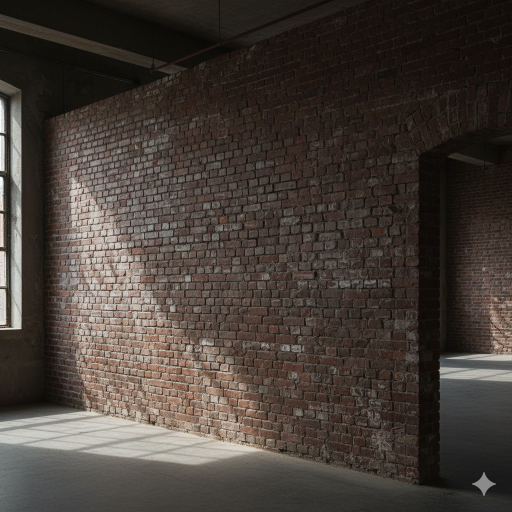
#> input picture taha's_individual/newfyp/test_full_wall.jpg, 1024 x 1024 px (shown at 1/2 size)
$ python -i wall_processing.py   (imports and definitions only)
#> lines starting #> are read from the running program, lines starting #| are printed output that depends on the picture; after the words box and inside, x2 and y2 are one past the last pixel; in counts of white or black regions, pixels touching at a corner belong together
#> further down, picture is the input picture: shape (1024, 1024, 3); mean B, G, R 55.6, 61.8, 69.7
"""
Wall processing service for corner detection, warping, and stylization.
"""
import cv2
import numpy as np
import os
from typing import List, Tuple, Dict, Any, Optional
from io import BytesIO
import logging

logger = logging.getLogger(__name__)

def auto_detect_corners(image: np.ndarray) -> Optional[List[List[float]]]:
    """
    Automatically detect the 4 corners of a wall in an image.
    Uses CamScanner-like logic: blur, edge detection, morphological operations.

    Args:
        image: OpenCV image (BGR format)

    Returns:
        List of 4 corner points [[x1, y1], [x2, y2], [x3, y3], [x4, y4]]
        Ordered as: Top-Left, Top-Right, Bottom-Right, Bottom-Left
    """
    # 1. Resize to a fixed manageable size (speeds up processing & reduces noise)
    target_height = 600
    h, w = image.shape[:2]
    scale = target_height / float(h)
    new_width = int(w * scale)
    img_w, img_h = new_width, target_height  # Store for later comparisons
    small_image = cv2.resize(image, (new_width, target_height))
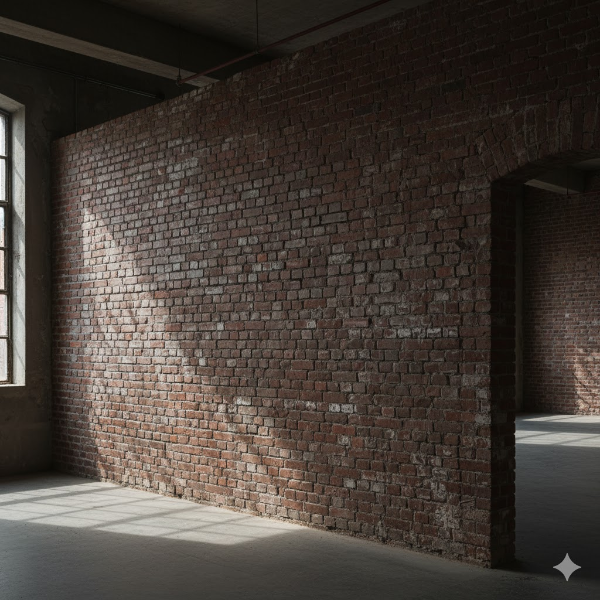
#> small_image: shape (600, 600, 3); mean B, G, R 55.4, 61.7, 69.6

    # 2. Pre-processing (The "Squint")
    gray = cv2.cvtColor(small_image, cv2.COLOR_BGR2GRAY)
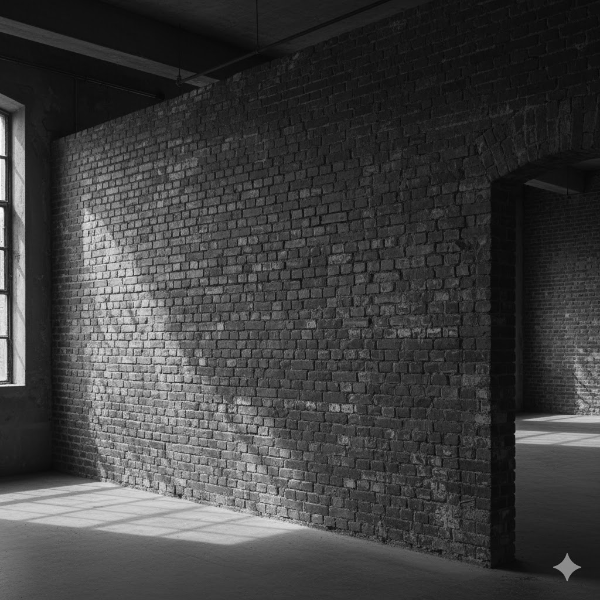
#> gray: shape (600, 600); min 6, max 254, mean 63.3

    # Moderate blur: preserve important edges while reducing noise
    blurred = cv2.GaussianBlur(gray, (7, 7), 0)

    # Canny Edge Detection
    # Use slightly higher thresholds to avoid excessive noisy edges
    low_thresh = 50
    high_thresh = 150
    edged = cv2.Canny(blurred, low_thresh, high_thresh)
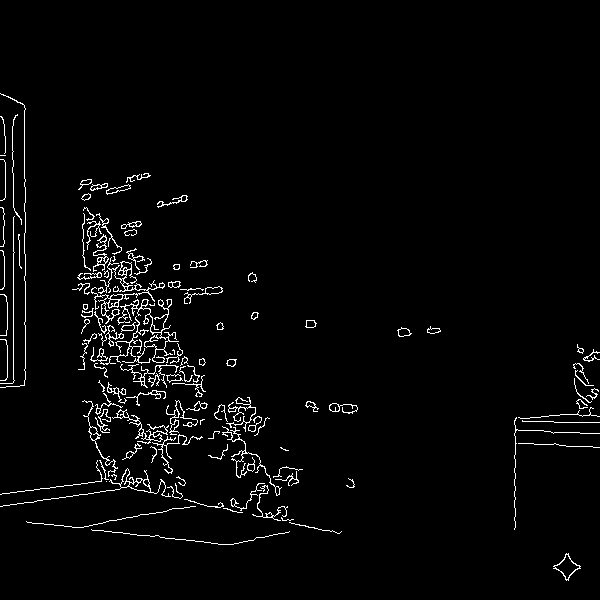
#> edged: shape (600, 600); 2.7% white in thin lines or dots, all inside (x1, y1, x2, y2) = (0, 93, 600, 581)

    # 3. Morphological Operations (The "Bridge")
    # Use a smaller kernel so we don't merge separate features unintentionally
    kernel = cv2.getStructuringElement(cv2.MORPH_RECT, (5, 5))
    closed = cv2.morphologyEx(edged, cv2.MORPH_CLOSE, kernel, iterations=2)
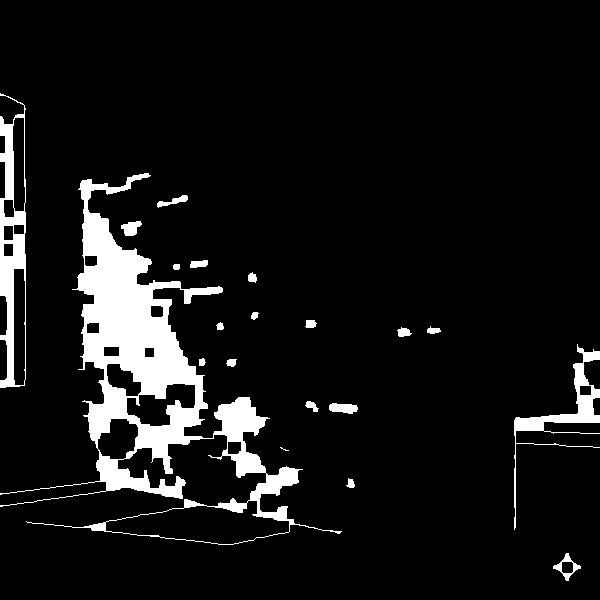
#> closed: shape (600, 600); 8.2% white; 20 white regions (1 under 20 px)

    # 4. Find Contours
    contours, _ = cv2.findContours(closed, cv2.RETR_EXTERNAL, cv2.CHAIN_APPROX_SIMPLE)
#> contours = 20 contours, 1 with area under 20; largest, box (x1, y1, x2, y2) and area: (0, 173, 342, 545) 29630, (0, 93, 26, 388) 5784, (514, 344, 600, 530) 1742, (553, 553, 581, 581) 302, (329, 403, 358, 414) 204

    # Sort by Area (Largest first)
    contours = sorted(contours, key=cv2.contourArea, reverse=True)
    logger.debug("Auto-Detect: Found %d contours", len(contours))

    best_quad_points = None

    for i, c in enumerate(contours[:8]):
        area = cv2.contourArea(c)
        logger.debug("Auto-Detect: Contour %d area=%d", i, int(area))

        # Filter: Must be at least 5% of the image (lowered from 10%)
        if area < (new_width * target_height) * 0.05:
            continue

        # Hull & Approx
        hull = cv2.convexHull(c)
        epsilon = 0.02 * cv2.arcLength(hull, True)
        approx = cv2.approxPolyDP(hull, epsilon, True)

        # We need exactly 4 points for the Perspective Transform
        if len(approx) == 4:
            points = approx.reshape(4, 2)
        else:
            # Fallback: Use bounding box
            x, y, w_box, h_box = cv2.boundingRect(hull)
            points = np.array([
                [x, y],
                [x + w_box, y],
                [x + w_box, y + h_box],
                [x, y + h_box]
            ], dtype="float32")

        # 5. Scale points back up to original image size
        points = points / scale

        # 6. Order points: TL, TR, BR, BL
        rect = np.zeros((4, 2), dtype="float32")
        s = points.sum(axis=1)
        rect[0] = points[np.argmin(s)]  # TL
        rect[2] = points[np.argmax(s)]  # BR

        diff = np.diff(points, axis=1)
        rect[1] = points[np.argmin(diff)]  # TR
        rect[3] = points[np.argmax(diff)]  # BL

        # Reject quads that cover almost the whole original image (likely fallback bounding box)
        # Use stricter threshold: reject if covers more than 85% of image
        # NOTE: rect is already in original image coordinates, so compare against original dimensions
        x_coords = rect[:, 0]
        y_coords = rect[:, 1]
        minx, maxx = x_coords.min(), x_coords.max()
        miny, maxy = y_coords.min(), y_coords.max()
        box_w = maxx - minx
        box_h = maxy - miny
        # Use original image dimensions for comparison
        img_w_orig, img_h_orig = w, h

        # Calculate coverage percentage against original image
        coverage_w = box_w / img_w_orig if img_w_orig > 0 else 1.0
        coverage_h = box_h / img_h_orig if img_h_orig > 0 else 1.0

        # Reject if covers more than 85% in either dimension
        if coverage_w >= 0.85 or coverage_h >= 0.85:
            logger.debug("Auto-Detect: Rejected full-image quad (w=%.1f/%.1f=%.1f%%, h=%.1f/%.1f=%.1f%%)",
                        box_w, img_w_orig, coverage_w*100, box_h, img_h_orig, coverage_h*100)
            # skip this candidate and continue searching
        else:
            # Additional check: ensure the quad is not too close to image edges (at least 5% margin)
            margin_threshold = 0.05
            if (minx / img_w_orig < margin_threshold or miny / img_h_orig < margin_threshold or
                (img_w_orig - maxx) / img_w_orig < margin_threshold or (img_h_orig - maxy) / img_h_orig < margin_threshold):
                logger.debug("Auto-Detect: Rejected quad too close to edges")
                continue
            best_quad_points = rect.tolist()
            logger.info("Auto-Detect: Found valid quad with coverage w=%.1f%%, h=%.1f%%",
                       coverage_w*100, coverage_h*100)
            break
#> this loop made 8 passes
#> (area, epsilon, approx, points, s, diff, x_coords) on pass 1: (29630, 23.17, [[82, 180], [150, 175], [339, 533], [0, 506]], [[139.9, 307.2], [256, 298.7], [578.6, 909.7], [0, 863.6]], [447.1, 554.7, 1488.2, 863.6], [167.3, 42.67, 331.1, 863.6], [139.9, 256, 578.6, 0])
    # If no contours found, attempt alternate strategies and save debug images for inspection
    if best_quad_points is None:
        logger.debug("Auto-Detect: No suitable quad found, attempting alternate methods")

        debug_dir = os.path.join(os.path.dirname(__file__), '..', 'static', 'debug')
        try:
            os.makedirs(debug_dir, exist_ok=True)
        except Exception:
            debug_dir = None

        # Strategy 1: Adaptive thresholding -> morphological -> contours
        try:
            adaptive = cv2.adaptiveThreshold(gray, 255, cv2.ADAPTIVE_THRESH_GAUSSIAN_C,
                                             cv2.THRESH_BINARY, 11, 2)
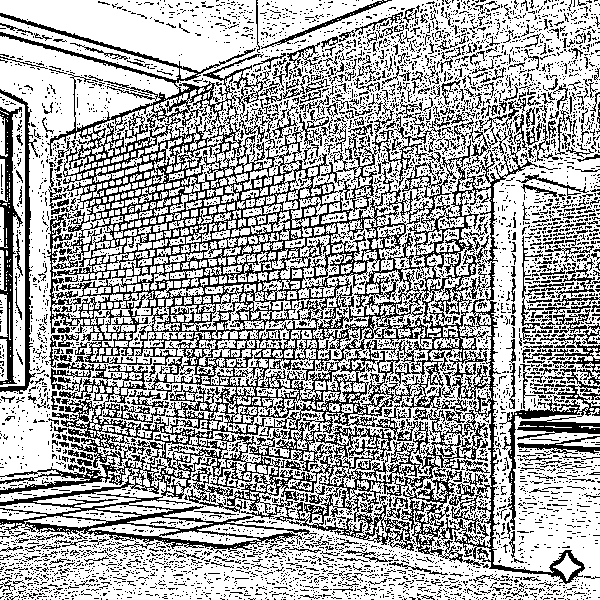
#> adaptive: shape (600, 600); 65.8% white; black in thin lines or dots
            kernel2 = cv2.getStructuringElement(cv2.MORPH_RECT, (5, 5))
            closed2 = cv2.morphologyEx(adaptive, cv2.MORPH_CLOSE, kernel2, iterations=2)
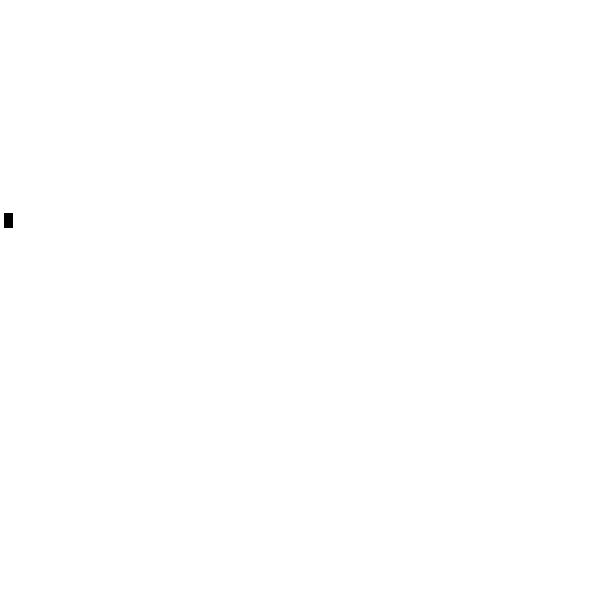
#> closed2: shape (600, 600); 100% white; 1 black region, box (x1, y1, x2, y2) and area: (4, 213, 13, 228) 135
            contours2, _ = cv2.findContours(closed2, cv2.RETR_EXTERNAL, cv2.CHAIN_APPROX_SIMPLE)
#> contours2 = [[[0, 0], [0, 599], [599, 599], [599, 0]]]
            contours2 = sorted(contours2, key=cv2.contourArea, reverse=True)
            logger.debug("Auto-Detect: adaptive contours=%d", len(contours2))
            if contours2:
                for c in contours2[:8]:
                    area = cv2.contourArea(c)
                    if area < (new_width * target_height) * 0.03:
                        continue
                    hull = cv2.convexHull(c)
                    epsilon = 0.02 * cv2.arcLength(hull, True)
                    approx = cv2.approxPolyDP(hull, epsilon, True)
                    if len(approx) == 4:
                        pts = approx.reshape(4, 2) / scale
                        # order
                        rect = np.zeros((4, 2), dtype="float32")
                        s = pts.sum(axis=1)
                        rect[0] = pts[np.argmin(s)]
                        rect[2] = pts[np.argmax(s)]
                        diff = np.diff(pts, axis=1)
                        rect[1] = pts[np.argmin(diff)]
                        rect[3] = pts[np.argmax(diff)]
                        # Reject full-image boxes (stricter threshold)
                        # NOTE: rect is in original image coordinates
                        x_coords = rect[:, 0]
                        y_coords = rect[:, 1]
                        box_w = x_coords.max() - x_coords.min()
                        box_h = y_coords.max() - y_coords.min()
                        # Compare against original image dimensions
                        coverage_w = box_w / w if w > 0 else 1.0
                        coverage_h = box_h / h if h > 0 else 1.0
                        if coverage_w >= 0.85 or coverage_h >= 0.85:
                            logger.debug("Auto-Detect (adaptive): rejected full-image quad (w=%.1f%%, h=%.1f%%)",
                                        coverage_w*100, coverage_h*100)
                            continue
                        best_quad_points = rect.tolist()
                        logger.info("Auto-Detect (adaptive): Success! %s", best_quad_points)
                        break
#> this loop made 1 pass
#> (c, area, epsilon, approx, pts, s, diff) on pass 1: ([[0, 0], [0, 599], [599, 599], [599, 0]], 358801, 47.92, [[599, 0], [599, 599], [0, 599], [0, 0]], [[1022.3, 0], [1022.3, 1022.3], [0, 1022.3], [0, 0]], [1022.3, 2044.6, 1022.3, 0], [-1022.3, 0, 1022.3, 0])

            # Save debug images
            if debug_dir:
                ts = int(np.floor(cv2.getTickCount() % 1e9))
                try:
                    cv2.imwrite(os.path.join(debug_dir, f"small_{ts}.jpg"), small_image)
                    cv2.imwrite(os.path.join(debug_dir, f"blur_{ts}.jpg"), blurred)
                    cv2.imwrite(os.path.join(debug_dir, f"edged_{ts}.jpg"), edged)
                    cv2.imwrite(os.path.join(debug_dir, f"closed_{ts}.jpg"), closed)
                    cv2.imwrite(os.path.join(debug_dir, f"adaptive_{ts}.jpg"), adaptive)
                    cv2.imwrite(os.path.join(debug_dir, f"closed2_{ts}.jpg"), closed2)
                    logger.info("Auto-Detect: Saved debug images to %s", debug_dir)
                except Exception:
                    logger.exception("Auto-Detect: Failed to write debug images")
        except Exception:
            logger.exception("Auto-Detect: adaptive threshold fallback failed")
        # If still no quad, try Hough-lines based rectangle detection
        if best_quad_points is None:
            try:
                logger.debug("Auto-Detect: Trying Hough-lines fallback")
                # Use the edged image computed earlier
                lines = cv2.HoughLinesP(edged, rho=1, theta=np.pi/180, threshold=80, minLineLength=int(min(new_width, target_height)*0.3), maxLineGap=20)
#> lines = 14 rows, first 6: [13, 386, 13, 151], [3, 505, 184, 480], [83, 230, 279, 490], [86, 207, 198, 387], [78, 189, 145, 394], [82, 240, 296, 524]
                if lines is not None:
                    horiz = []
                    vert = []
                    for x1, y1, x2, y2 in lines.reshape(-1, 4):
                        angle = abs(np.degrees(np.arctan2((y2 - y1), (x2 - x1))))
                        if angle < 20:  # near horizontal
                            horiz.append((x1, y1, x2, y2))
                        elif angle > 70:  # near vertical
                            vert.append((x1, y1, x2, y2))
#> this loop made 14 passes
#> (x1, y1, x2, y2, angle) on passes 1 to 8: (13, 386, 13, 151, 90), (3, 505, 184, 480, 7.86), (83, 230, 279, 490, 52.99), (86, 207, 198, 387, 58.11), (78, 189, 145, 394, 71.9), (82, 240, 296, 524, 53), (80, 183, 289, 531, 59.01), (84, 311, 286, 513, 45)
#> after the loop, horiz = [(3, 505, 184, 480)]; vert = [(13, 386, 13, 151), (78, 189, 145, 394), (100, 218, 104, 432), (105, 432, 105, 226)]
                    logger.debug("Auto-Detect: Hough found horiz=%d vert=%d", len(horiz), len(vert))
                    if horiz and vert:
                        xs = []
                        ys = []
                        for x1, y1, x2, y2 in vert:
                            xs.extend([x1, x2])
#> this loop made 4 passes
#> after the loop, xs = [13, 13, 78, 145, 100, 104, 105, 105]
                        for x1, y1, x2, y2 in horiz:
                            ys.extend([y1, y2])
#> this loop made 1 pass
#> after the loop, ys = [505, 480]
                        minx = max(0, min(xs))
#> minx = 13
                        maxx = min(new_width, max(xs))
#> maxx = 145
                        miny = max(0, min(ys))
#> miny = 480
                        maxy = min(target_height, max(ys))
#> maxy = 505
                        # Sanity check size - must be reasonable but not too large
                        # Scale to original image coordinates first
                        rect = np.array([[minx, miny],[maxx, miny],[maxx, maxy],[minx, maxy]], dtype="float32")
#> rect = [[13, 480], [145, 480], [145, 505], [13, 505]]
                        rect = rect / scale
#> rect = [[22.19, 819.2], [247.5, 819.2], [247.5, 861.9], [22.19, 861.9]]
                        # Now check coverage against original image dimensions
                        box_w = rect[:, 0].max() - rect[:, 0].min()
#> box_w = 225.3
                        box_h = rect[:, 1].max() - rect[:, 1].min()
#> box_h = 42.67
                        coverage_w = box_w / w if w > 0 else 1.0
#> coverage_w = 0.22
                        coverage_h = box_h / h if h > 0 else 1.0
#> coverage_h = 0.0417
                        if (box_w > w*0.1 and box_h > h*0.1 and
                            coverage_w < 0.85 and coverage_h < 0.85):
                            best_quad_points = rect.tolist()
                            logger.info("Auto-Detect (hough): Success! %s", best_quad_points)
                        else:
                            logger.debug("Auto-Detect (hough): Rejected (coverage w=%.1f%%, h=%.1f%%)",
                                        coverage_w*100, coverage_h*100)
            except Exception:
                logger.exception("Auto-Detect: Hough fallback failed")
    if best_quad_points:
        logger.info("Auto-Detect: Success! Detected quad: %s", best_quad_points)
        return best_quad_points
    else:
        # If detection completely fails, return None instead of defaulting to full image
        # This allows the frontend to handle the failure gracefully
        h_orig, w_orig = image.shape[:2]
        logger.warning("Auto-Detect: Failed to detect valid wall corners. Detection returned no suitable quad.")
        # Return None to indicate failure - the API will handle this appropriately
        return None


# [115 lines left out: functions process_wall_image, decode_image_from_bytes, not called in this run]

>>> import cv2
>>> picture = cv2.imread("../../taha's_individual/newfyp/test_full_wall.jpg")
>>> result = auto_detect_corners(picture)

$ run again, on taha's_individual/newfyp/test_wall.jpg
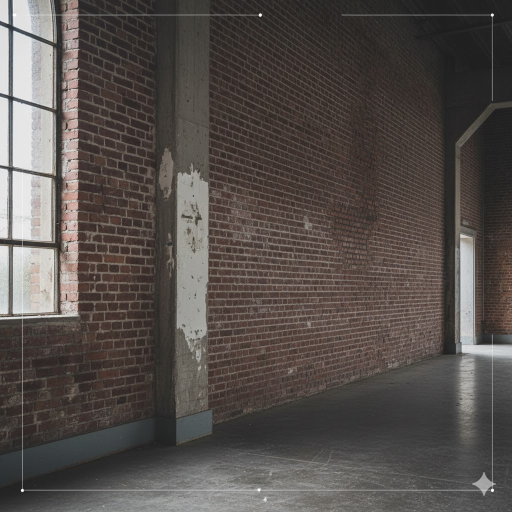
#> input picture taha's_individual/newfyp/test_wall.jpg, 1024 x 1024 px (shown at 1/2 size)
#> picture is the input picture: shape (1024, 1024, 3); mean B, G, R 75.8, 79.2, 85.5
#> in auto_detect_corners, `edged = cv2.Canny(blurred, low_thresh, high_thresh)`:
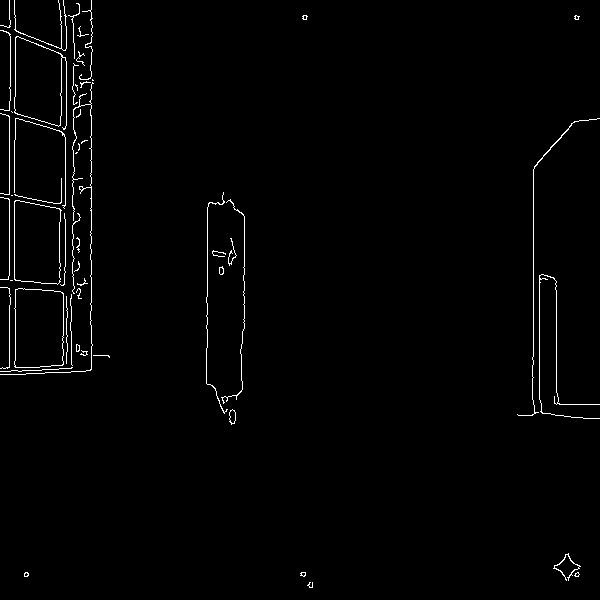
#> edged: shape (600, 600); 1.3% white in thin lines or dots
#> closed: shape (600, 600); 4.1% white; 10 white regions
#> contours = 9 contours, 4 with area under 20; largest, box (x1, y1, x2, y2) and area: (0, 0, 110, 375) 28697, (206, 192, 245, 425) 7118, (517, 118, 600, 419) 1038, (553, 553, 581, 581) 343, (307, 582, 313, 588) 22
#> the loop in auto_detect_corners, `for i, c in enumerate(contours[:8]):` made 8 passes
#> (area, epsilon, approx, points, s, diff, x_coords) on pass 1: (28697, 18.56, [[91, 0], [109, 357], [0, 374], [9, 0]], [[155.3, 0], [186, 609.3], [0, 638.3], [15.36, 0]], [155.3, 795.3, 638.3, 15.36], [-155.3, 423.3, 638.3, -15.36], [15.36, 155.3, 186, 0])
#> in auto_detect_corners, `adaptive = cv2.adaptiveThreshold(gray, 255, cv2.ADAPTIVE_THRESH_GAUSSI..`:
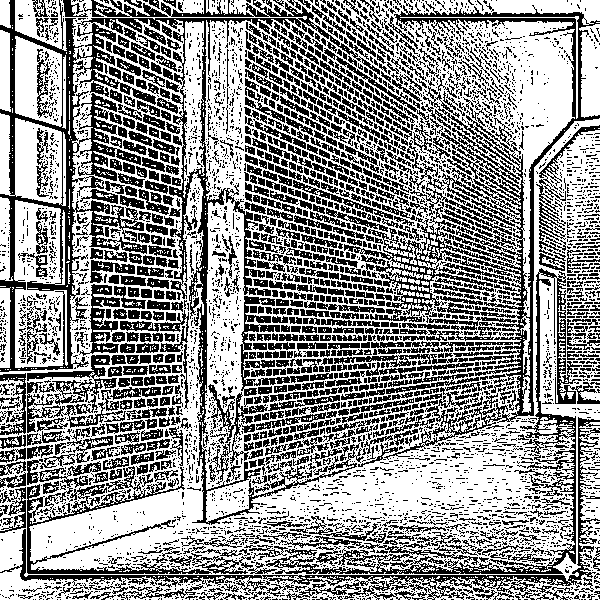
#> adaptive: shape (600, 600); 56.8% white; black in thin lines or dots
#> closed2: shape (600, 600); every value is 255
#> contours2 = [[[0, 0], [0, 599], [599, 599], [599, 0]]]
#> the loop in auto_detect_corners, `for c in contours2[:8]:` made 1 pass
#> (c, area, epsilon, approx, pts, s, diff) on pass 1: ([[0, 0], [0, 599], [599, 599], [599, 0]], 358801, 47.92, [[599, 0], [599, 599], [0, 599], [0, 0]], [[1022.3, 0], [1022.3, 1022.3], [0, 1022.3], [0, 0]], [1022.3, 2044.6, 1022.3, 0], [-1022.3, 0, 1022.3, 0])
#> lines = [[91, 369, 91, 0], [9, 374, 9, 87], [533, 377, 533, 169], [73, 293, 73, 15]]
#> the loop in auto_detect_corners, `for x1, y1, x2, y2 in lines.reshape(-1, 4):` made 4 passes
#> after the loop in auto_detect_corners, `for x1, y1, x2, y2 in lines.reshape(-1, 4):`: horiz = []; vert = [(91, 369, 91, 0), (9, 374, 9, 87), (533, 377, 533, 169), (73, 293, 73, 15)]
